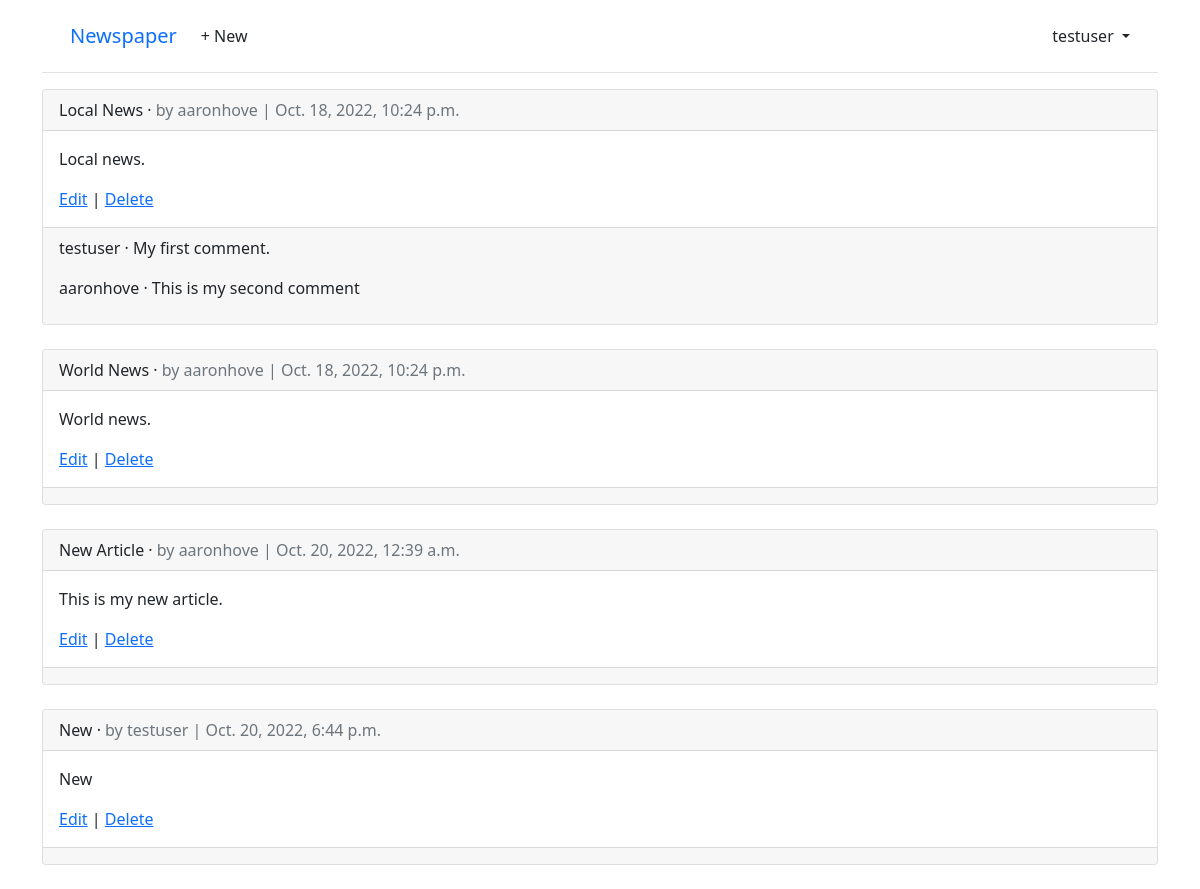
Page /articles/ (signed in) on the committed database.
### accounts/models.py (models this page shows)
class CustomUser(AbstractUser):
    age = models.PositiveIntegerField(null=True, blank=True)

### articles/models.py (models this page shows, shortened)
class Article(models.Model):
    title = models.CharField(max_length=255)
    body = models.TextField()
    date = models.DateTimeField(auto_now_add=True)
    author = models.ForeignKey(
        settings.AUTH_USER_MODEL,
        on_delete=models.CASCADE,
    )

class Comment(models.Model):
    article = models.ForeignKey(Article, on_delete=models.CASCADE)
    comment = models.CharField(max_length=140)
    author = models.ForeignKey(
        settings.AUTH_USER_MODEL,
        on_delete=models.CASCADE,
    )
    def __str__(self):
        return self.comment

### articles/views.py (the view)
# urls.py: path("", ArticleListView.as_view(),
class ArticleListView(LoginRequiredMixin, ListView):
    model = Article
    template_name = "article_list.html"

### templates/article_list.html (shortened to what this page needs)
{% extends "base.html" %}
{% block content %}
{% for article in article_list %}
  <div class="card">
    <div class="card-header">
      <span class="font-weight-bold">{{ article.title }}</span> &middot;
      <span class="text-muted">by {{ article.author }} |
      {{ article.date }}</span>
    </div>
    <div class="card-body">
      <p>{{ article.body }}</p>
      <a href="{% url 'article_edit' article.pk %}">Edit</a> |
      <a href="{% url 'article_delete' article.pk %}">Delete</a>
    </div>
    <div class="card-footer">
      {% for comment in article.comment_set.all %}
        <p>
          <span class="font-weight-bold">
            {{ comment.author }} &middot;
          </span>
          {{ comment }}
        </p>
      {% endfor %}
    </div>
  </div>
  <br />
{% endfor %}
{% endblock content %}

### templates/base.html (shortened to what this page needs)
<!DOCTYPE html>
<html>
<head>
  <link href="https://cdn.jsdelivr.net/npm/bootstrap@5.1.3/dist/css/bootstrap.min.css" rel="stylesheet">
</head>
<body>
<div class="container">
  <header class="p-3 mb-3 border-bottom">
    <div class="container">
      <div class="d-flex flex-wrap align-items-center justify-content-center
        justify-content-lg-start">
        <a class="navbar-brand" href="{% url 'home' %}">Newspaper</a>
        <ul class="nav col-12 col-lg-auto me-lg-auto mb-2 justify-content-center
          mb-md-0">
        {% if user.is_authenticated %}
          <li><a href="{% url 'article_new' %}" class="nav-link px-2 link-dark">+ New</a></li>
        </ul>
        <div class="dropdown text-end">
          <a href="#" class="d-block link-dark text-decoration-none dropdown-toggle"
            id="dropdownUser1" data-bs-toggle="dropdown" aria-expanded="false">
            {{ user.username }}
          </a>
        </div>
        {% endif %}
      </div>
    </div>
  </header>
  <main>
    {% block content %}
    {% endblock content %}
  </main>
</div>
</body>
</html>

### rows in the picture
CustomUser: username "testuser"
Article: title "Local News", author "aaronhove", date "Oct. 18, 2022, 10:24 p.m.", body "Local news."
Comment: author "testuser", comment "My first comment."
Comment: author "aaronhove", comment "This is my second comment"
Article: title "World News", author "aaronhove", date "Oct. 18, 2022, 10:24 p.m.", body "World news."
Article: title "New Article", author "aaronhove", date "Oct. 20, 2022, 12:39 a.m.", body "This is my new article."
Article: title "New", author "testuser", date "Oct. 20, 2022, 6:44 p.m.", body "New"
